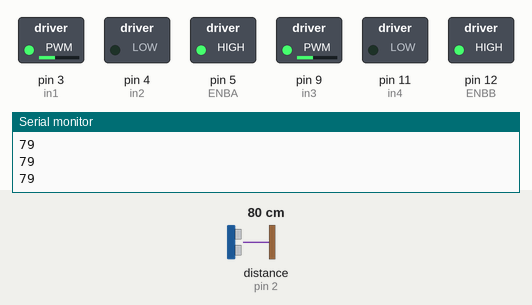
A sketch run on a simulated Arduino Uno, built with avr-gcc and run on an emulated ATmega328P. Shown: switched loads named in the sketch (green lamp = pin HIGH), the last lines printed to the serial monitor. Wiring (inferred from the names in the program): ultrasonic range finder: trigger pin 13; echo pin 2. Dashed ring = blinking. The inputs (shaded band) are chosen by the test bench; at power-on: distance to the obstacle (sensor on pin 2) 80 cm. The echo pulse lasts 58.3 µs per cm; pins used as bus, display or sensor lines are not drawn.

Above: at 1.2 s.
1.3 s: distance to the obstacle (sensor on pin 2) set to 23 cm
2.8 s: distance to the obstacle (sensor on pin 2) set to 18 cm
At 3.8 s:
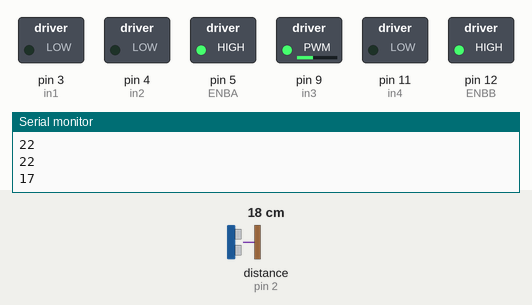
5.8 s: distance to the obstacle (sensor on pin 2) set to 35 cm
At 7.0 s:
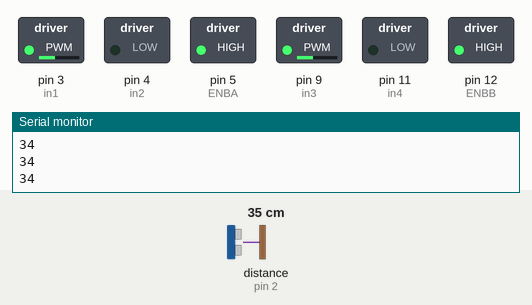
7.3 s: distance to the obstacle (sensor on pin 2) set to 2 cm
At 9.1 s:
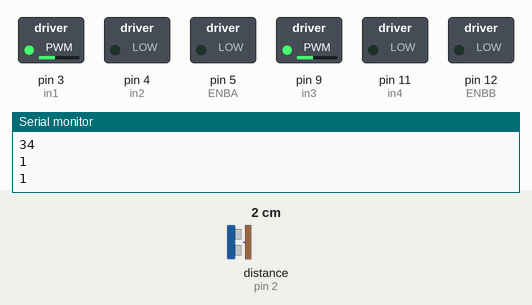
Timing chart, 0 to 11.3 s (numbered marks = the images above; inputs shaded):
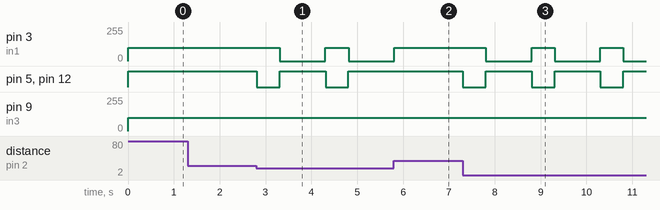

The sketch:

ard.ino
```cpp
// pin tanımlamaları//
#define trigpin 13
#define echopin 2
#define ENBA     5
#define in1      3
#define in2      4
#define in3      9
#define in4      11
#define ENBB     12
//değişken tanımlaması//
int son,durum,i;


void setup() {
  Serial.begin(9600);

  ////sensör pinlerinin ayarlanması//////
  pinMode(trigpin, OUTPUT);
  pinMode(echopin, INPUT);
  pinMode(in1, OUTPUT);
  pinMode(in2, OUTPUT);
  pinMode(in3, OUTPUT);
  pinMode(in4, OUTPUT);
  pinMode(ENBA, OUTPUT);
  pinMode(ENBB, OUTPUT);

  digitalWrite(ENBA, HIGH);
    digitalWrite(ENBB, HIGH);


}
/////sensör1 algılama fonksiyonu///
float sonarSensor ()
{
  digitalWrite(trigpin, HIGH);
  delayMicroseconds (2);
  digitalWrite(trigpin,LOW);
  delayMicroseconds(10);
  son = pulseIn (echopin, HIGH);
  son = son/58.1;
  return(son);
 }
/////robot dur/////
  void robotdur()
{
    /*digitalWrite(in1, LOW);
    digitalWrite(in2, LOW);
    digitalWrite(in3, LOW);
    digitalWrite(in4, LOW);
    */
    digitalWrite(ENBA, LOW);
    digitalWrite(ENBB, LOW);
    delay(500);
    digitalWrite(ENBA, HIGH);
    digitalWrite(ENBB, HIGH);

}
//////robot ileri fonksiyonu/////
  void robotileri()
  {
    digitalWrite(in2, LOW);
    analogWrite(in1, 100);
    //digitalWrite(in1, HIGH);

    digitalWrite(in4, LOW);
    analogWrite(in3, 100);
   // digitalWrite(in3, HIGH);


  }


/////robot ileri sağ////
  void robotsagileri()
{
    digitalWrite(in1, LOW);
    digitalWrite(in2, LOW);
    digitalWrite(in4, LOW);
    analogWrite(in3, 100);
//digitalWrite(in3, HIGH);

 }
/////robot sol ileri///////
void robotsolileri()
{
    digitalWrite(in1, HIGH);
    digitalWrite(in2, LOW);
    digitalWrite(in3, LOW);
    digitalWrite(in4, LOW);
}


void loop()
{
  durum = sonarSensor ();
  Serial.println(durum);
 if(durum > 0 && durum< 20)
  {

    robotdur();

            durum = sonarSensor ();

    //for (i=0; i++; i<5)
   // {
    robotsagileri();
    //durum = sonarSensor ();
    delay(1000);
   // i++;

   // }
  }
    robotileri();

}
```

Measured:
- the behaviour switches between 21 and 20 cm on distance to the obstacle (sensor on pin 2) (found by bisection; images 0 and 1)
- after the input at 2.8 s, pin 3 (in1): 100/255 → 0/255 after 0.51 s, → 100/255 1.0 s later, → 0/255 0.50 s later; pin 5 (ENBA), pin 12 (ENBB): alternates HIGH for 1.0 s and LOW for 0.50 s, starting at once
- after the input at 5.8 s, pin 3 (in1): goes on until 5.8 s, then stays 100/255; pin 5 (ENBA), pin 12 (ENBB): stays HIGH (without the input it goes to LOW after 0.01 s)
- after the input at 7.3 s, pin 3 (in1): alternates 100/255 for 0.50 s and 0/255 for 1.0 s, starting after 0.50 s; pin 5 (ENBA), pin 12 (ENBB): alternates HIGH for 1.0 s and LOW for 0.50 s, starting at once
